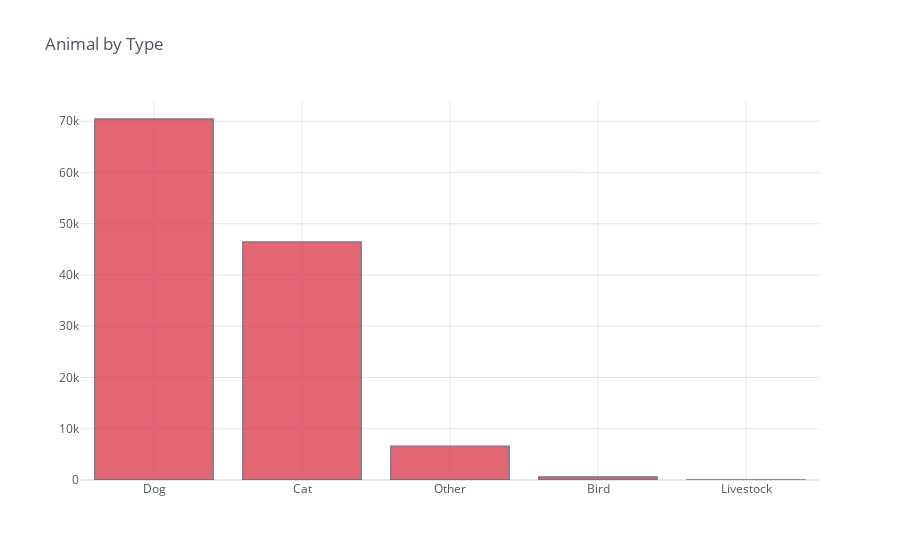

Notebook code for this chart:
### Code cell
df['Animal Type'].iplot(kind='histogram', colors=['red'], theme='white', title='Animal by Type')

### Figure 1 — Plotly figure (JSON) as saved in the notebook; plotly's stock layout.template omitted (floating-point values rounded to 4 significant figures; data arrays with more than 128 entries replaced by an {"elided": "..."} marker saying what was removed)
{"data": [{"histfunc": "count", "histnorm": "", "marker": {"color": "rgba(219, 64, 82, 1.0)", "line": {"color": "#4D5663", "width": 1.3}}, "name": "Animal Type", "opacity": 0.8, "orientation": "v", "type": "histogram", "x": {"elided": "124120 str values"}}], "layout": {"barmode": "overlay", "legend": {"bgcolor": "#FFFFFF", "font": {"color": "#4D5663"}}, "paper_bgcolor": "#FFFFFF", "plot_bgcolor": "#FFFFFF", "title": {"font": {"color": "#4D5663"}, "text": "Animal by Type"}, "xaxis": {"gridcolor": "#E1E5ED", "showgrid": true, "tickfont": {"color": "#4D5663"}, "title": {"font": {"color": "#4D5663"}, "text": ""}, "zerolinecolor": "#E1E5ED"}, "yaxis": {"gridcolor": "#E1E5ED", "showgrid": true, "tickfont": {"color": "#4D5663"}, "title": {"font": {"color": "#4D5663"}, "text": ""}, "zerolinecolor": "#E1E5ED"}}}
